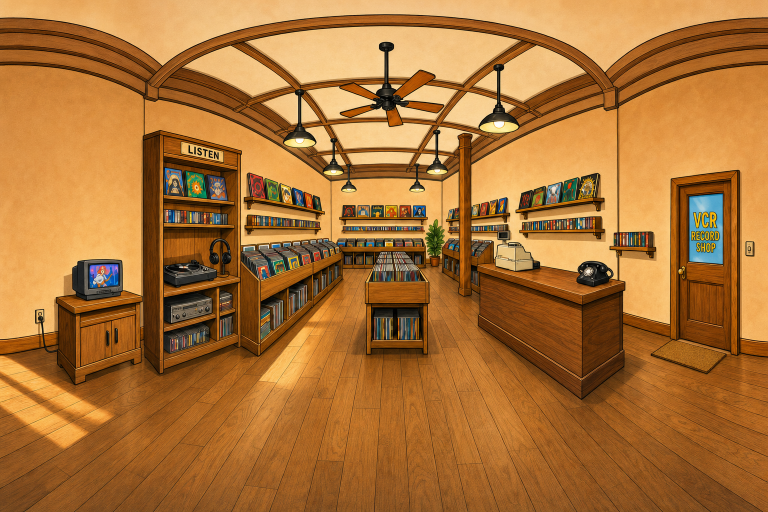
#> input picture art/vcr-pano-v8-src.png, 1536 x 1024 px (shown at 1/2 size)
$ python build-v8-pano.py
#> lines starting #> are read from the running program, lines starting #| are printed output that depends on the picture
#!/usr/bin/env python3
"""
V8 panorama production bake — warm earth-tone premium pass.

Input : art/vcr-pano-v8-src.png  (1536x1024 cel painting: sandy clay walls,
        cedar beams, oak floor, rich natural-wood fixtures, clean counter
        with no stickers / lettering — modern West Coast + 90s nostalgia)
Output: public/textures/store_pano_v8.webp        4096x2048 lights-on
        public/textures/store_pano_off_v8.webp    4096x2048 lights-off grade
        public/textures/store_pano_lqip_v8.webp   512x256 preview
        public/hotspots/<id>_edge.webp            silhouette rim masks
        public/hotspots/crt_frame.webp            bezel overlay (tube hole)
        public/hotspots/crt_backing_off.webp      dark tube (focused, no video)
        public/hotspots/crt_backing_playing.webp  black tube behind video

Masks and CRT overlays are generated in gnomonically projected plane space —
the exact billboard footprint Hotspot.tsx / CrtScreen.tsx render — so they
line up with the pano at any plane size (the LISTEN tower spans ~77°).

Segmentation: cel ink outlines close every object, so background is whatever
a flood fill from the crop border can reach without crossing an ink line.

Run: python3 scripts/build-v8-pano.py
"""
from pathlib import Path

import numpy as np
from PIL import Image, ImageFilter
from scipy import ndimage

ROOT = Path(__file__).resolve().parent.parent
SRC = ROOT / "art" / "vcr-pano-v8-src.png"
OUT_ON = ROOT / "public" / "textures" / "store_pano_v8.webp"
OUT_OFF = ROOT / "public" / "textures" / "store_pano_off_v8.webp"
OUT_LQIP = ROOT / "public" / "textures" / "store_pano_lqip_v8.webp"
HOTSPOT_DIR = ROOT / "public" / "hotspots"

W, H = 4096, 2048
SEAM_BAND = 128  # px cross-faded across the wrap seam

# Hotspot glow planes — MUST mirror app/data/sections.ts
# (u, v, glowW ?? w, glowH ?? h). Edge masks are drawn in projected space.
PLANES = {
    "listening-booth": (0.756, 0.49, 35.2, 75.0),
    "crt-tv": (0.8766, 0.5366, 26.0, 14.0),
    "record-bins": (0.482, 0.59, 26.5, 32.5),
    "cash-register": (0.323, 0.48, 26.5, 20.5),
    "phone-booth": (0.227, 0.53, 20.0, 10.5),
}
# CRT hit plane (sections.ts w/h) — tube-locked for the video overlay stack.
CRT_PLANE = (0.8766, 0.5366, 20.9, 11.3)
MASK_PLANE_RADIUS = 47.5  # SPHERE_RADIUS - 0.5 (Hotspot.tsx)
CRT_PLANE_RADIUS = 47.2  # SPHERE_RADIUS - 0.8 (CrtScreen.tsx)

# Ink-flood tuning per target:
# (ink luminance threshold, opening iterations, color-refine against bg refs)
# Opening must exceed half the ink-line width in mask space (~30px for the
# tight phone/CRT projections) to drop stray outline tails; color refine
# subtracts wood/cream interiors (counter corner, cabinet top) that the
# flood ropes in via connected ink. The register stays color-refine-free —
# its cream body matches the cream wall.
SEG = {
    "listening-booth": (120, 3, False),
    "crt-tv": (120, 15, True),
    "record-bins": (120, 3, False),
    "cash-register": (110, 8, True),
    "phone-booth": (110, 16, True),
}

# Background color sample points (source-px of the 1536x1024 painting) used
# by the color-refine pass: clay wall + wood counter/cabinet/floor fills.
BG_POINTS = ((1300, 340), (60, 340), (990, 550), (1100, 650), (150, 660), (890, 780))

# Lamp pools for the lights-off grade (file-space u/v of the V8 source).
LAMP_POOLS = (
    (0.210, 0.124, 0.12, 0.5),
    (0.231, 0.179, 0.11, 0.45),
    (0.303, 0.176, 0.12, 0.5),
    (0.345, 0.109, 0.12, 0.45),
    (0.501, 0.088, 0.16, 0.4),  # fan cluster
    (0.923, 0.45, 0.16, 0.4),  # door window daylight spill
)


def bake_pano() -> Image.Image:
    src = Image.open(SRC).convert("RGB")
#> src is the input picture: PIL image 1536x1024 RGB; mean R, G, B 170.8, 114.3, 54.6
    if src.size != (1536, 1024):
        raise SystemExit(f"unexpected source size {src.size}")

    pano = src.resize((W, H), Image.Resampling.LANCZOS)
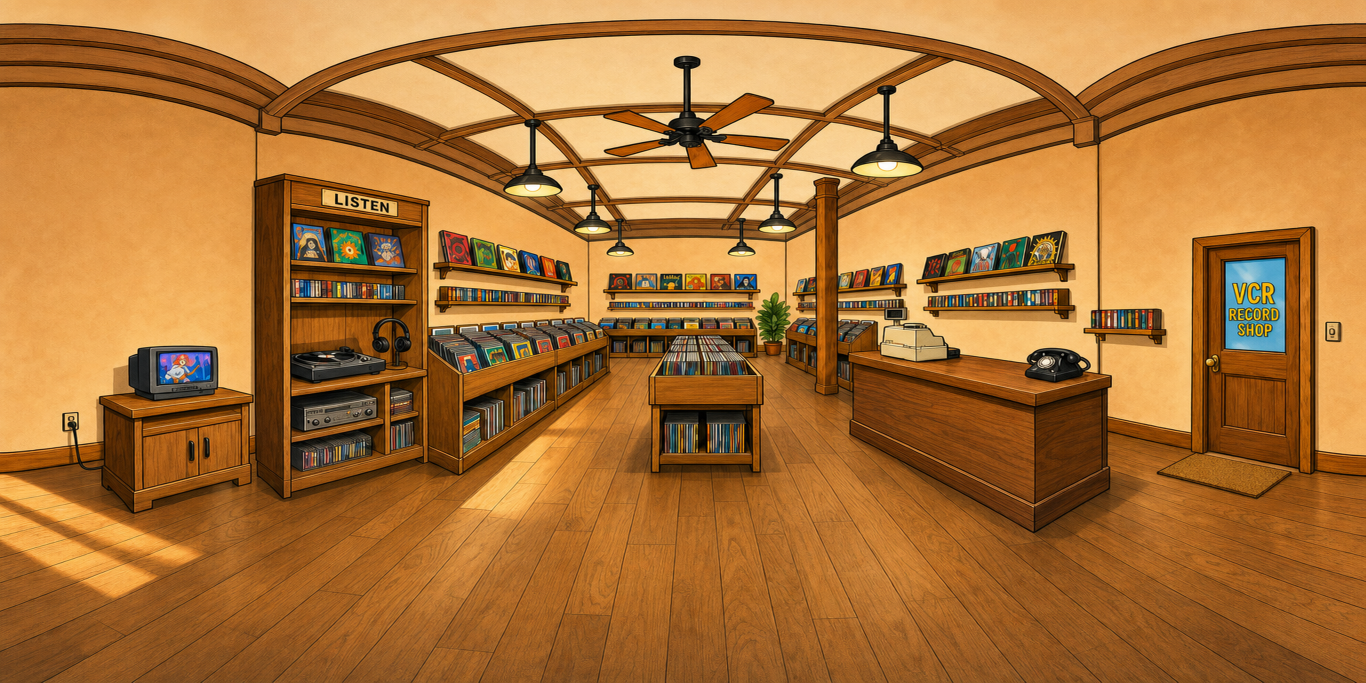
#> pano: PIL image 4096x2048 RGB (shown at 1/3 size); mean R, G, B 170.8, 114.3, 54.6
    # Two-pass unsharp keeps the clean ink lines crisp after the 2.67x upscale.
    pano = pano.filter(ImageFilter.UnsharpMask(radius=1.8, percent=85, threshold=2))
    pano = pano.filter(ImageFilter.UnsharpMask(radius=3.6, percent=32, threshold=3))

    # Wrap band: cross-fade left/right edges so u=0 joins u=1 seamlessly.
    arr = np.asarray(pano).astype(np.float32)
    band = SEAM_BAND
    left = arr[:, :band].copy()
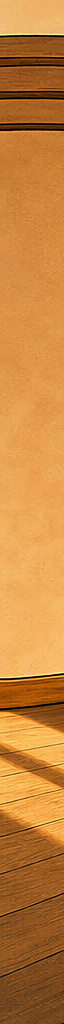
#> left: shape (2048, 128, 3) float32 (shown at 1/2 size); mean R, G, B 197.6, 131.8, 61.5
    right = arr[:, -band:].copy()
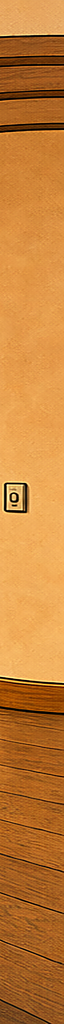
#> right: shape (2048, 128, 3) float32 (shown at 1/2 size); mean R, G, B 196.3, 127.8, 57.4
    t = (np.arange(band, dtype=np.float32) / (band - 1))[None, :, None]
    blend = right * (1 - t) + left * t
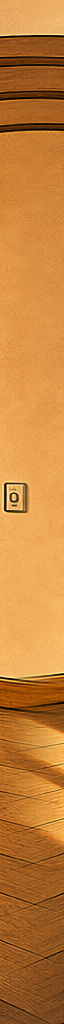
#> blend: shape (2048, 128, 3) float32 (shown at 1/2 size); mean R, G, B 196.6, 129.6, 59.2; drawn with min black and max white
    half = band // 2
    arr[:, :half] = blend[:, half:]
    arr[:, -half:] = blend[:, :half]
    return Image.fromarray(arr.astype(np.uint8))
#| wrote store_pano_v8.webp (4096, 2048)


def lights_off(pano: Image.Image) -> Image.Image:
    """Night grade: cool, dark, faint pools under the hanging lamps."""
    a = np.asarray(pano).astype(np.float32) / 255.0

    dark = a ** 1.2
    dark[..., 0] *= 0.4
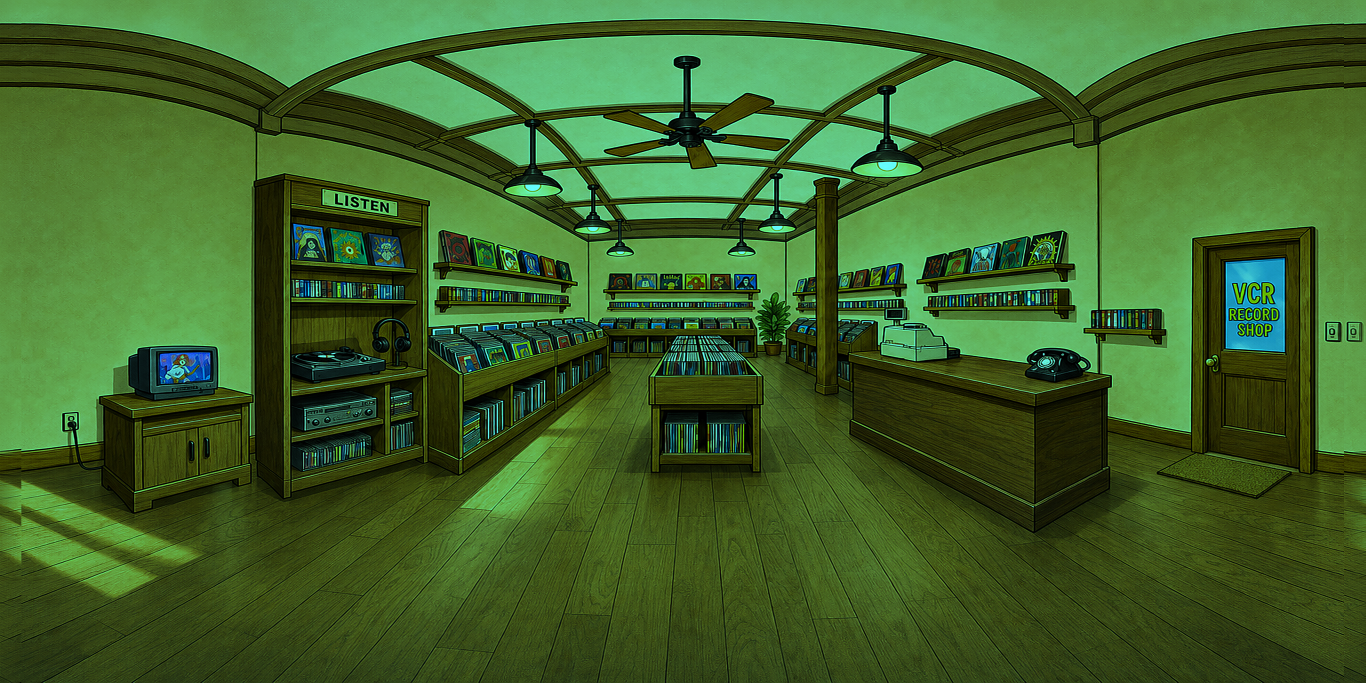
#> dark: shape (2048, 4096, 3) float32 (shown at 1/3 size); mean R, G, B 0.254, 0.394, 0.173
    dark[..., 1] *= 0.45
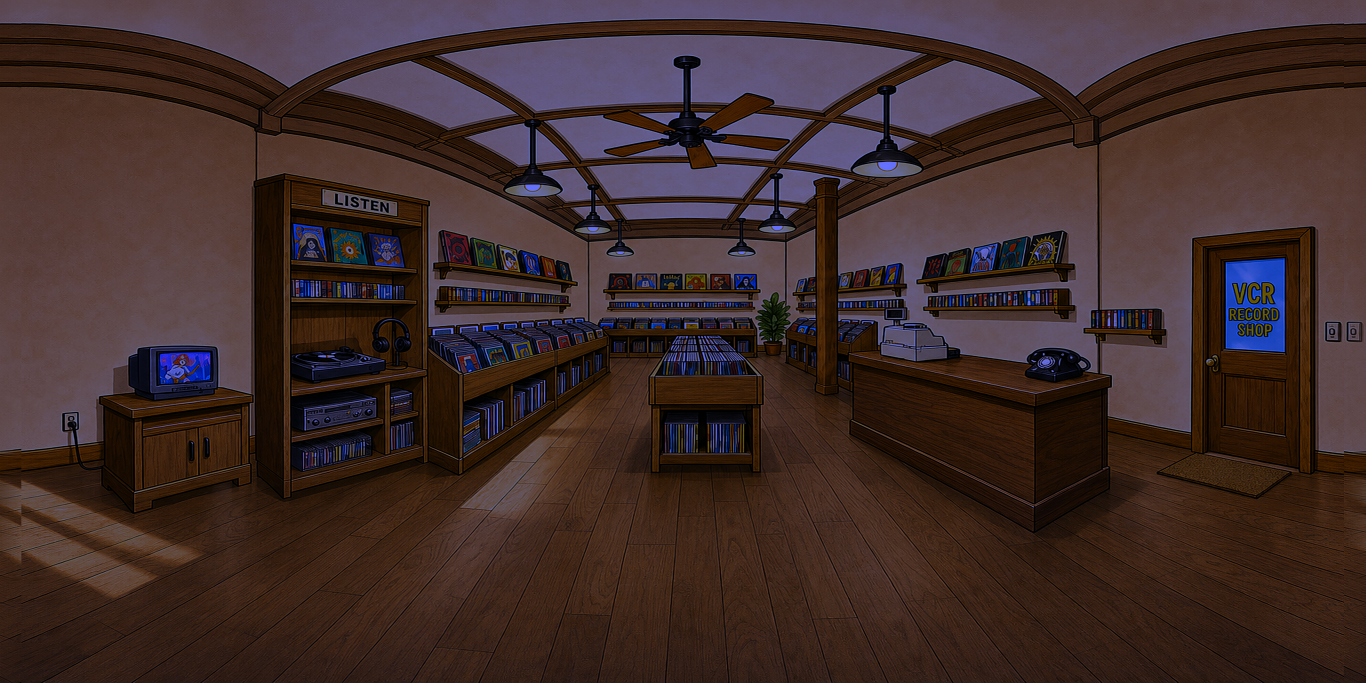
#> dark: shape (2048, 4096, 3) float32 (shown at 1/3 size); mean R, G, B 0.254, 0.177, 0.173
    dark[..., 2] *= 0.62
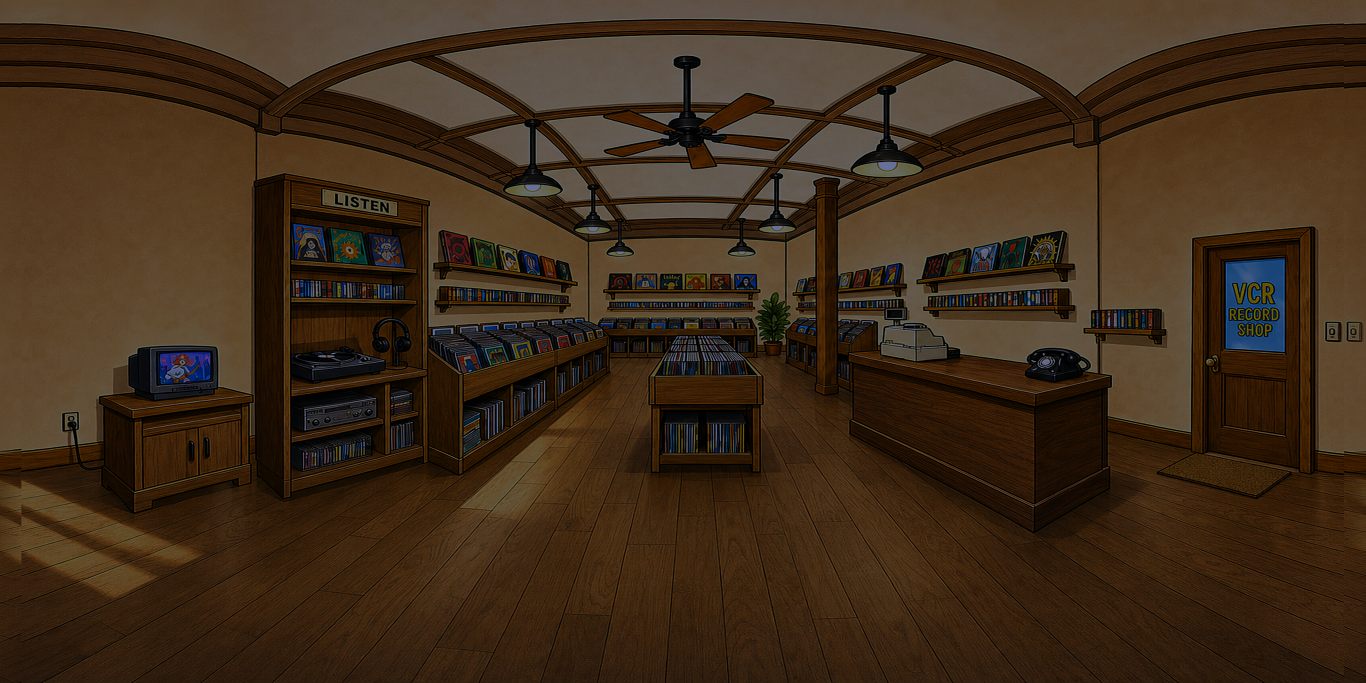
#> dark: shape (2048, 4096, 3) float32 (shown at 1/3 size); mean R, G, B 0.254, 0.177, 0.106

    yy, xx = np.mgrid[0 : pano.height, 0 : pano.width].astype(np.float32)
    warm = np.zeros_like(a)
    for fu, fv, radius, gain in LAMP_POOLS:
        cx, cy = fu * pano.width, fv * pano.height
        d2 = ((xx - cx) / (radius * pano.width)) ** 2 + (
            (yy - cy) / (radius * pano.width)
        ) ** 2
        glow = np.exp(-d2)[..., None] * gain
        warm += glow * np.array([1.0, 0.72, 0.38])[None, None, :]

    out = np.clip(dark + warm * a * 0.9, 0, 1)
    return Image.fromarray((out * 255).astype(np.uint8))


# [168 lines left out: functions plane_basis, project_pano_to_plane, edge_mask, rounded_rect_alpha, crt_overlays, not called in this run]


def main() -> None:
    pano = bake_pano()
    pano.save(OUT_ON, "WEBP", quality=90, method=6)
    print(f"wrote {OUT_ON.name} {pano.size}")

    off = lights_off(pano)
    off.save(OUT_OFF, "WEBP", quality=88, method=6)
    print(f"wrote {OUT_OFF.name}")

    pano.resize((512, 256), Image.Resampling.LANCZOS).save(
        OUT_LQIP, "WEBP", quality=70
    )
    print(f"wrote {OUT_LQIP.name}")

    pano_arr = np.asarray(pano.convert("RGB"))
    for sid in PLANES:
        mask = edge_mask(pano_arr, sid)
        out = HOTSPOT_DIR / f"{sid}_edge.webp"
        mask.save(out, "WEBP", quality=90)
        cover = np.asarray(mask)[..., 3]
        print(f"wrote {out.name} {mask.size} rim={100 * (cover > 30).mean():.1f}%")

    crt_overlays(pano_arr)


if __name__ == "__main__":
#> (the run stopped early here; a loop or call above may not have finished)
